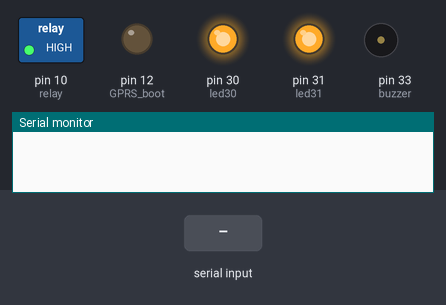
This sketch was run on a simulated Arduino Mega 2560, built with avr-gcc and run on an emulated ATmega2560. Shown: switched loads named in the sketch (green lamp = pin HIGH), output pins drawn as LEDs (lit = HIGH), buzzer (waves = sounding, pin HIGH), the last lines printed to the serial monitor. The inputs (shaded band) are chosen by the test bench. The modem accepts every AT command (registered, SIM ready, sends succeed) and sends nothing else.

Above: at 1.1 s.
At 7.1 s:
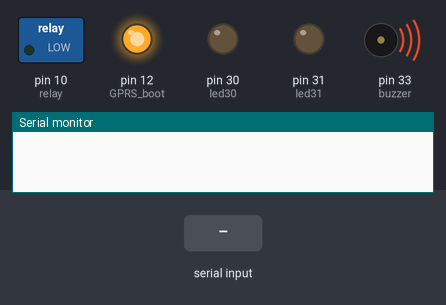
At 16.7 s:
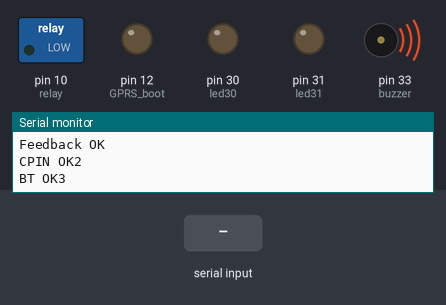
16.8 s: "1" received over the second serial link
Timing chart, 0 to 19.8 s (numbered marks = the images above; inputs shaded):
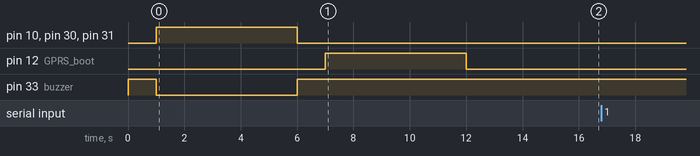

The sketch:

02-AT-test.ino
```cpp
// acurator tap and relay

#define tap_feedback 6 // default LOW
#define relay      10 // HIGH -> ON

// network

#define GPRS_boot  12 // HIGH -> ON

// peripherals

#define led30       30 // HIGH -> ON
#define led31       31 // HIGH -> ON
#define buzzer     33 // HIGH -> OFF

// sensors
#define flow_measure 7 // sensor flow input pulse
#define water_tds  A0 // TDS analog input
#define water_temp A1 // temperature analog input
#define flood      A2 // top-right 2P XH2.54

// Serial  = uart0 = USB-TTL
// Serial1 = uart1 = SIM800
// Serial2 = uart2 = TDS_new


void setup() {
  Serial.begin(115200);
  Serial1.begin(115200);
  Serial2.begin(9600);  // TDS sensor
  Serial3.begin(115200);  // TDS sensor

  pinMode(tap_feedback, INPUT);
  pinMode(led30, OUTPUT);
  pinMode(led31, OUTPUT);
  pinMode(buzzer, OUTPUT);
  pinMode(relay, OUTPUT);

  pinMode(flow_measure, INPUT);

  init_off();
  init_on();
}


void init_off() {
  // turn off leds, buzzers, relay
  pinMode(GPRS_boot, OUTPUT);
  digitalWrite(GPRS_boot, LOW);
  digitalWrite(led30, LOW);    // off
  digitalWrite(led31, LOW);    // off
  digitalWrite(buzzer, HIGH); // off
  digitalWrite(relay, LOW);   // off?
  delay(1000);

  PeripheralsTest();

}

void init_on() {
  // turn on SIM800
  pinMode(GPRS_boot, OUTPUT);
  digitalWrite(GPRS_boot, HIGH);
  delay(5000);
  digitalWrite(GPRS_boot, LOW);

  testCMD();

}


void loop() {


  AT_loop();
  //AT_loop3();
  //read_relay_status();

  //delay(2000);
}


void AT_loop() {
  if (Serial1.available()) {
    Serial.write(Serial1.read());
  }
  if (Serial.available()) {
    Serial1.write(Serial.read());
  }
}

void AT_loop3() {
  if (Serial3.available()) {
    Serial.write(Serial3.read());
  }
  if (Serial.available()) {
    Serial3.write(Serial.read());
  }
}

void testCMD()
{

  Serial1.println("AT\r\n");
  delay(20);
  if (Serial1.find("OK")) {
    Serial.println("Feedback OK");
  }
  delay(500);

  Serial1.println("AT+CPIN?\r\n");
  delay(20);
  if (Serial1.find("OK")) {
    Serial.println("CPIN OK2");
  }
  delay(500);

  Serial1.println("AT+BTPOWER=1\r\n");
  delay(500);
  if (Serial1.find("OK")) {
    Serial.println("BT OK3");
  }
  delay(2000);
}


void read_relay_status() {
  int tap_staus = digitalRead(tap_feedback);

  if (tap_staus == HIGH) {
    digitalWrite (led30, HIGH);
  }
  else {
    digitalWrite(led30, LOW);
  }
}

void PeripheralsTest() {
  digitalWrite(led30, HIGH);    // off
  digitalWrite(led31, HIGH);    // off
  digitalWrite(buzzer, LOW); // off
  digitalWrite(relay, HIGH);   // off?
  delay(5000);

  digitalWrite(led30, LOW);    // off
  digitalWrite(led31, LOW);    // off
  digitalWrite(buzzer, HIGH); // off
  digitalWrite(relay, LOW);   // off?
  delay(1000);
}
```
